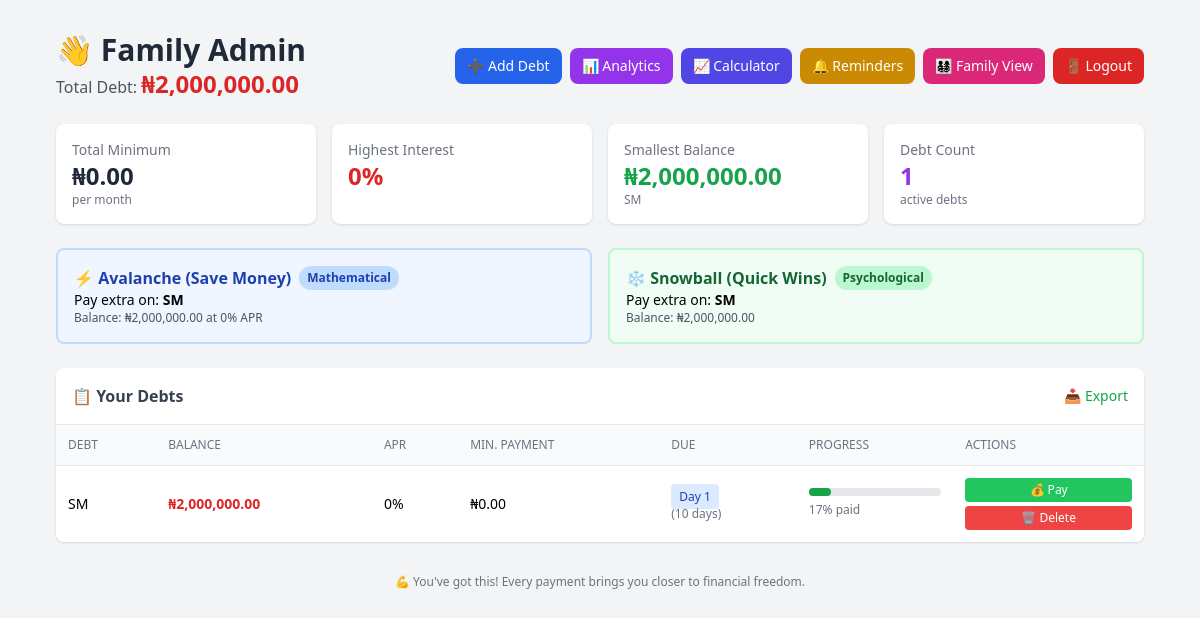
/index.php (signed in), run on the app's committed database.
### tables this page shows
CREATE TABLE users (
        id INTEGER PRIMARY KEY AUTOINCREMENT,
        username TEXT UNIQUE NOT NULL,
        email TEXT UNIQUE NOT NULL,
        password TEXT NOT NULL,
        full_name TEXT NOT NULL,
        is_admin INTEGER DEFAULT 0,
        created_at DATETIME DEFAULT CURRENT_TIMESTAMP
    );

CREATE TABLE debts (
        id INTEGER PRIMARY KEY AUTOINCREMENT,
        user_id INTEGER NOT NULL,
        name TEXT NOT NULL,
        balance DECIMAL(10,2) NOT NULL,
        interest_rate DECIMAL(5,2) NOT NULL,
        minimum_payment DECIMAL(10,2) NOT NULL,
        due_date INTEGER NOT NULL,
        created_at DATETIME DEFAULT CURRENT_TIMESTAMP,
        FOREIGN KEY (user_id) REFERENCES users(id) ON DELETE CASCADE
    );

### functions.php (called while the page is built, shortened)
<?php
function is_logged_in() {
    return isset($_SESSION['user_id']);
}
function get_logged_in_user($pdo) {
    $stmt = $pdo->prepare("SELECT * FROM users WHERE id = ?");
    $stmt->execute([$_SESSION['user_id']]);
    return $stmt->fetch(PDO::FETCH_ASSOC);
}
function get_total_debt($pdo, $user_id = null) {
    if ($user_id === null) {
        $user_id = $_SESSION['user_id'];
    }
    $stmt = $pdo->prepare("SELECT COALESCE(SUM(balance), 0) as total FROM debts WHERE user_id = ?");
    $stmt->execute([$user_id]);
    $result = $stmt->fetch(PDO::FETCH_ASSOC);
    return $result['total'] ?? 0;
}
function get_all_debts($pdo, $user_id = null) {
    if ($user_id === null) {
        $user_id = $_SESSION['user_id'];
    }
    $stmt = $pdo->prepare("SELECT * FROM debts WHERE user_id = ? ORDER BY due_date ASC");
    $stmt->execute([$user_id]);
    return $stmt->fetchAll(PDO::FETCH_ASSOC);
}
function get_avalanche_target($pdo, $user_id = null) {
    if ($user_id === null) {
        $user_id = $_SESSION['user_id'];
    }
    $stmt = $pdo->prepare("SELECT id, name, interest_rate, balance FROM debts
                           WHERE user_id = ? ORDER BY interest_rate DESC LIMIT 1");
    $stmt->execute([$user_id]);
    return $stmt->fetch(PDO::FETCH_ASSOC);
}
function get_snowball_target($pdo, $user_id = null) {
    if ($user_id === null) {
        $user_id = $_SESSION['user_id'];
    }
    $stmt = $pdo->prepare("SELECT id, name, balance, interest_rate FROM debts
                           WHERE user_id = ? ORDER BY balance ASC LIMIT 1");
    $stmt->execute([$user_id]);
    return $stmt->fetch(PDO::FETCH_ASSOC);
}
function get_debt_summary($pdo, $user_id = null) {
    if ($user_id === null) {
        $user_id = $_SESSION['user_id'];
    }
    $debts = get_all_debts($pdo, $user_id);
    $summary = [
        'total_balance' => 0,
        'total_minimum' => 0,
        'highest_rate' => 0,
        'highest_rate_name' => '',
        'smallest_balance' => PHP_FLOAT_MAX,
        'smallest_name' => '',
        'debt_count' => count($debts)
    ];
    foreach ($debts as $debt) {
        $summary['total_balance'] += $debt['balance'];
        $summary['total_minimum'] += $debt['minimum_payment'];
        if ($debt['balance'] < $summary['smallest_balance']) {
            $summary['smallest_balance'] = $debt['balance'];
            $summary['smallest_name'] = $debt['name'];
        }
    }
    return $summary;
}
function get_payment_reminders($pdo, $user_id = null) {
    if ($user_id === null) {
        $user_id = $_SESSION['user_id'];
    }
    $debts = get_all_debts($pdo, $user_id);
    $reminders = [];
    usort($reminders, function($a, $b) {
        $urgency_order = ['high' => 0, 'medium' => 1, 'low' => 2];
        return $urgency_order[$a['urgency']] - $urgency_order[$b['urgency']];
    });
    return $reminders;
}
function format_currency($amount) {
    return '₦' . number_format($amount, 2);
}
?>

### index.php (the view, shortened to what this page needs)
<?php
require_once 'config.php';
require_once 'functions.php';
$user = get_logged_in_user($pdo);
$total_debt = get_total_debt($pdo);
$debts = get_all_debts($pdo);
$avalanche = get_avalanche_target($pdo);
$snowball = get_snowball_target($pdo);
$summary = get_debt_summary($pdo);
$reminders = get_payment_reminders($pdo);
?>
<!DOCTYPE html>
<html lang="en">
<head>
    <script src="https://cdn.tailwindcss.com"></script>
    <link rel="stylesheet" href="style.css">
</head>
<body class="bg-gray-100 min-h-screen">
    <div class="max-w-6xl mx-auto p-4 md:p-8">
        <div class="flex flex-wrap justify-between items-center gap-4 mb-6">
            <div>
                <h1 class="text-2xl md:text-3xl font-bold text-gray-800">
                    👋 <?php echo htmlspecialchars($user['full_name']); ?>
                </h1>
                <p class="text-gray-600">
                    Total Debt: <span class="text-2xl font-bold text-red-600"><?php echo format_currency($total_debt); ?></span>
                </p>
            </div>
            <div class="flex flex-wrap gap-2">
                <a href="add-debt.php" class="bg-blue-600 text-white px-3 py-2 rounded-lg hover:bg-blue-700 transition text-sm flex items-center gap-1">
                    ➕ Add Debt
                </a>
                <a href="charts.php" class="bg-purple-600 text-white px-3 py-2 rounded-lg hover:bg-purple-700 transition text-sm flex items-center gap-1">
                    📊 Analytics
                </a>
                <a href="calculator.php" class="bg-indigo-600 text-white px-3 py-2 rounded-lg hover:bg-indigo-700 transition text-sm flex items-center gap-1">
                    📈 Calculator
                </a>
                <a href="reminders.php" class="bg-yellow-600 text-white px-3 py-2 rounded-lg hover:bg-yellow-700 transition text-sm flex items-center gap-1 relative">
                    🔔 Reminders
                </a>
                <?php if ($_SESSION['is_admin'] == 1): ?>
                <a href="family-dashboard.php" class="bg-pink-600 text-white px-3 py-2 rounded-lg hover:bg-pink-700 transition text-sm flex items-center gap-1">
                    👨‍👩‍👧‍👦 Family View
                </a>
                <?php endif; ?>
                <a href="logout.php" class="bg-red-600 text-white px-3 py-2 rounded-lg hover:bg-red-700 transition text-sm flex items-center gap-1">
                    🚪 Logout
                </a>
            </div>
        </div>
        <?php if (count($debts) > 0): ?>
        <div class="grid grid-cols-2 md:grid-cols-4 gap-3 md:gap-4 mb-6">
            <div class="bg-white p-3 md:p-4 rounded-lg shadow dashboard-card">
                <h3 class="text-xs md:text-sm font-medium text-gray-500">Total Minimum</h3>
                <p class="text-lg md:text-2xl font-bold text-gray-800"><?php echo format_currency($summary['total_minimum']); ?></p>
                <p class="text-xs text-gray-500">per month</p>
            </div>
            <div class="bg-white p-3 md:p-4 rounded-lg shadow dashboard-card">
                <h3 class="text-xs md:text-sm font-medium text-gray-500">Highest Interest</h3>
                <p class="text-lg md:text-2xl font-bold text-red-600"><?php echo $summary['highest_rate']; ?>%</p>
            </div>
            <div class="bg-white p-3 md:p-4 rounded-lg shadow dashboard-card">
                <h3 class="text-xs md:text-sm font-medium text-gray-500">Smallest Balance</h3>
                <p class="text-lg md:text-2xl font-bold text-green-600"><?php echo format_currency($summary['smallest_balance']); ?></p>
                <p class="text-xs text-gray-500 truncate"><?php echo htmlspecialchars($summary['smallest_name']); ?></p>
            </div>
            <div class="bg-white p-3 md:p-4 rounded-lg shadow dashboard-card">
                <h3 class="text-xs md:text-sm font-medium text-gray-500">Debt Count</h3>
                <p class="text-lg md:text-2xl font-bold text-purple-600"><?php echo $summary['debt_count']; ?></p>
                <p class="text-xs text-gray-500">active debts</p>
            </div>
        </div>
        <div class="grid grid-cols-1 md:grid-cols-2 gap-4 mb-6">
            <div class="bg-blue-50 p-4 rounded-lg border-2 border-blue-200">
                <h3 class="font-bold text-blue-800 flex items-center gap-2 text-sm md:text-base">
                    ⚡ Avalanche (Save Money)
                    <span class="text-xs bg-blue-200 px-2 py-1 rounded-full">Mathematical</span>
                </h3>
                <?php if ($avalanche): ?>
                    <p class="text-sm">Pay extra on: <strong><?php echo htmlspecialchars($avalanche['name']); ?></strong></p>
                    <p class="text-xs text-gray-600">Balance: <?php echo format_currency($avalanche['balance']); ?> at <?php echo $avalanche['interest_rate']; ?>% APR</p>
                <?php else: ?>
                    <p class="text-sm text-green-600">✅ No debts! You're debt-free!</p>
                <?php endif; ?>
            </div>
            <div class="bg-green-50 p-4 rounded-lg border-2 border-green-200">
                <h3 class="font-bold text-green-800 flex items-center gap-2 text-sm md:text-base">
                    ❄️ Snowball (Quick Wins)
                    <span class="text-xs bg-green-200 px-2 py-1 rounded-full">Psychological</span>
                </h3>
                <?php if ($snowball): ?>
                    <p class="text-sm">Pay extra on: <strong><?php echo htmlspecialchars($snowball['name']); ?></strong></p>
                    <p class="text-xs text-gray-600">Balance: <?php echo format_currency($snowball['balance']); ?></p>
                <?php else: ?>
                    <p class="text-sm text-green-600">✅ No debts! You're debt-free!</p>
                <?php endif; ?>
            </div>
        </div>
        <div class="bg-white rounded-lg shadow overflow-x-auto">
            <div class="flex justify-between items-center p-4 border-b">
                <h3 class="font-bold text-gray-700">📋 Your Debts</h3>
                <div class="flex gap-2">
                    <a href="export.php?type=debts" class="text-green-600 hover:text-green-800 text-sm font-medium">
                        📥 Export
                    </a>
                </div>
            </div>
            <table class="min-w-full divide-y divide-gray-200">
                <thead class="bg-gray-50">
                    <tr>
                        <th class="px-3 py-3 text-left text-xs font-medium text-gray-500 uppercase">Debt</th>
                        <th class="px-3 py-3 text-left text-xs font-medium text-gray-500 uppercase">Balance</th>
                        <th class="px-3 py-3 text-left text-xs font-medium text-gray-500 uppercase mobile-hide">APR</th>
                        <th class="px-3 py-3 text-left text-xs font-medium text-gray-500 uppercase mobile-hide">Min. Payment</th>
                        <th class="px-3 py-3 text-left text-xs font-medium text-gray-500 uppercase">Due</th>
                        <th class="px-3 py-3 text-left text-xs font-medium text-gray-500 uppercase mobile-hide">Progress</th>
                        <th class="px-3 py-3 text-left text-xs font-medium text-gray-500 uppercase">Actions</th>
                    </tr>
                </thead>
                <tbody class="bg-white divide-y divide-gray-200">
                    <?php foreach ($debts as $debt):
                        $original_balance = $debt['balance'] * 1.2;
                        $percent_paid = max(0, min(100, (1 - ($debt['balance'] / $original_balance)) * 100));
                        $days_until = $debt['due_date'] - date('j');
                        if ($days_until <= 0) $days_until += 30;
                    ?>
                    <tr class="debt-row <?php echo $debt['balance'] <= 0 ? 'paid-off' : ''; ?>">
                        <td class="px-3 py-3 font-medium text-sm">
                            <?php echo htmlspecialchars($debt['name']); ?>
                        </td>
                        <td class="px-3 py-3 text-red-600 font-bold text-sm"><?php echo format_currency($debt['balance']); ?></td>
                        <td class="px-3 py-3 text-sm mobile-hide <?php echo $debt['interest_rate'] > 15 ? 'badge-high-interest px-2 py-0.5 rounded' : ''; ?>">
                            <?php echo $debt['interest_rate']; ?>%
                        </td>
                        <td class="px-3 py-3 text-sm mobile-hide"><?php echo format_currency($debt['minimum_payment']); ?></td>
                        <td class="px-3 py-3 text-sm">
                            <span class="bg-blue-100 text-blue-800 px-2 py-1 rounded text-xs">
                                Day <?php echo $debt['due_date']; ?>
                            </span>
                            <?php if ($debt['balance'] > 0): ?>
                            <span class="text-xs text-gray-500 block">(<?php echo $days_until; ?> days)</span>
                            <?php endif; ?>
                        </td>
                        <td class="px-3 py-3 mobile-hide">
                            <div class="w-full bg-gray-200 rounded-full h-2">
                                <div class="bg-green-600 h-2 rounded-full progress-bar" style="width: <?php echo $percent_paid; ?>%"></div>
                            </div>
                            <span class="text-xs text-gray-500"><?php echo round($percent_paid); ?>% paid</span>
                        </td>
                        <td class="px-3 py-3">
                            <div class="flex flex-col gap-1">
                                <a href="add-payment.php?id=<?php echo $debt['id']; ?>" class="btn-pay text-white px-3 py-1 rounded text-xs text-center font-medium">
                                    💰 Pay
                                </a>
                                <a href="#" onclick="deleteDebt(<?php echo $debt['id']; ?>)" class="btn-delete text-white px-3 py-1 rounded text-xs text-center font-medium">
                                    🗑️ Delete
                                </a>
                            </div>
                        </td>
                    </tr>
                    <?php endforeach; ?>
                </tbody>
            </table>
        </div>
        <?php endif; ?>
        <div class="mt-8 text-center text-xs text-gray-500">
            💪 You've got this! Every payment brings you closer to financial freedom.
        </div>
    </div>
</body>
</html>

### style.css (style rules this page uses)
.dashboard-card { transition: transform 0.2s ease, box-shadow 0.2s ease; }
.progress-bar { transition: width 0.8s ease-in-out; }
.debt-row { transition: background-color 0.2s ease; }
.btn-pay { background-color: #22c55e; color: white; transition: background-color 0.2s ease, transform 0.1s ease; }
.btn-delete { background-color: #ef4444; color: white; transition: background-color 0.2s ease, transform 0.1s ease; }

### data on the page
users: full_name "Family Admin"
debts: name "SM", balance "₦2,000,000.00", interest_rate "0", minimum_payment "₦0.00", due_date "1", balance "17"

### other printed values
format_currency($total_debt) "₦2,000,000.00"
format_currency($summary['total_minimum']) "₦0.00"
$summary['highest_rate'] "0"
format_currency($summary['smallest_balance']) "₦2,000,000.00"
$summary['smallest_name'] "SM"
$summary['debt_count'] "1"
